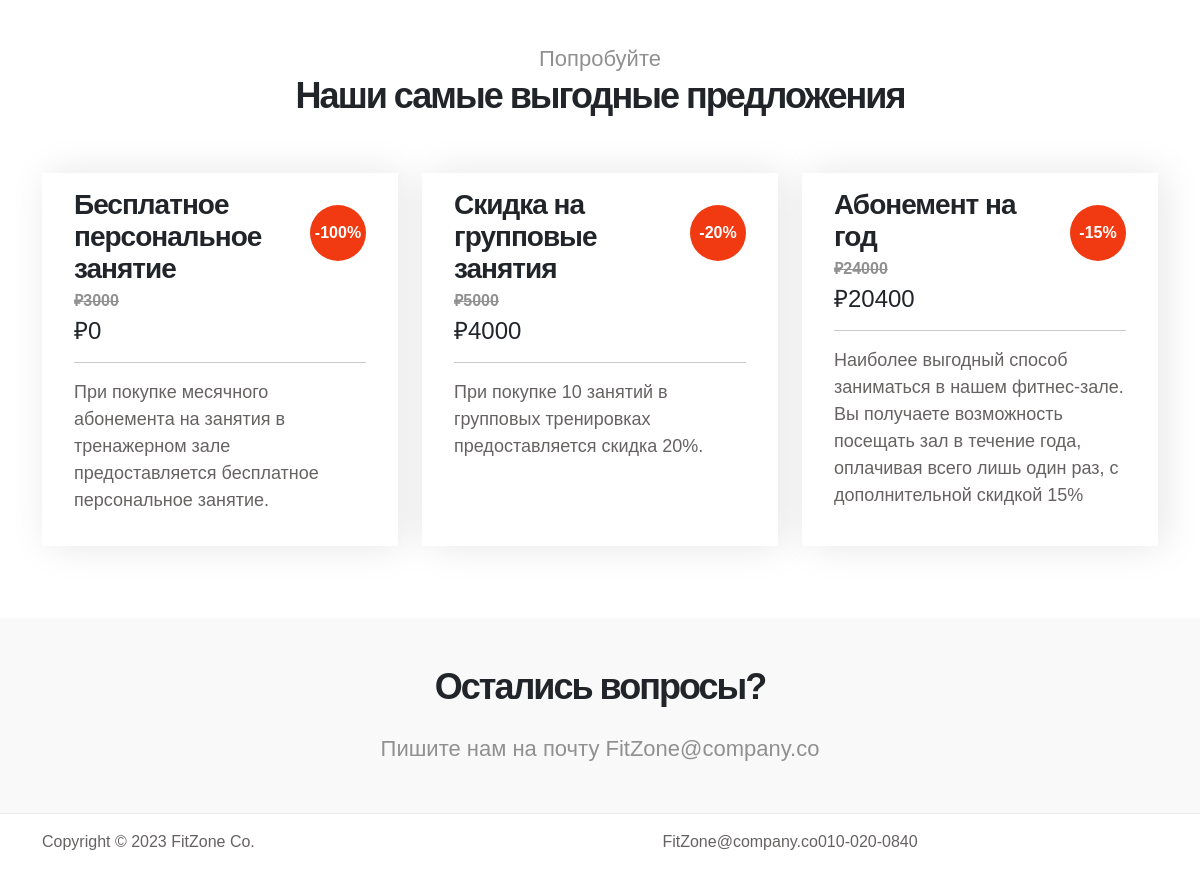
Before: / (lower part) with the older database file.
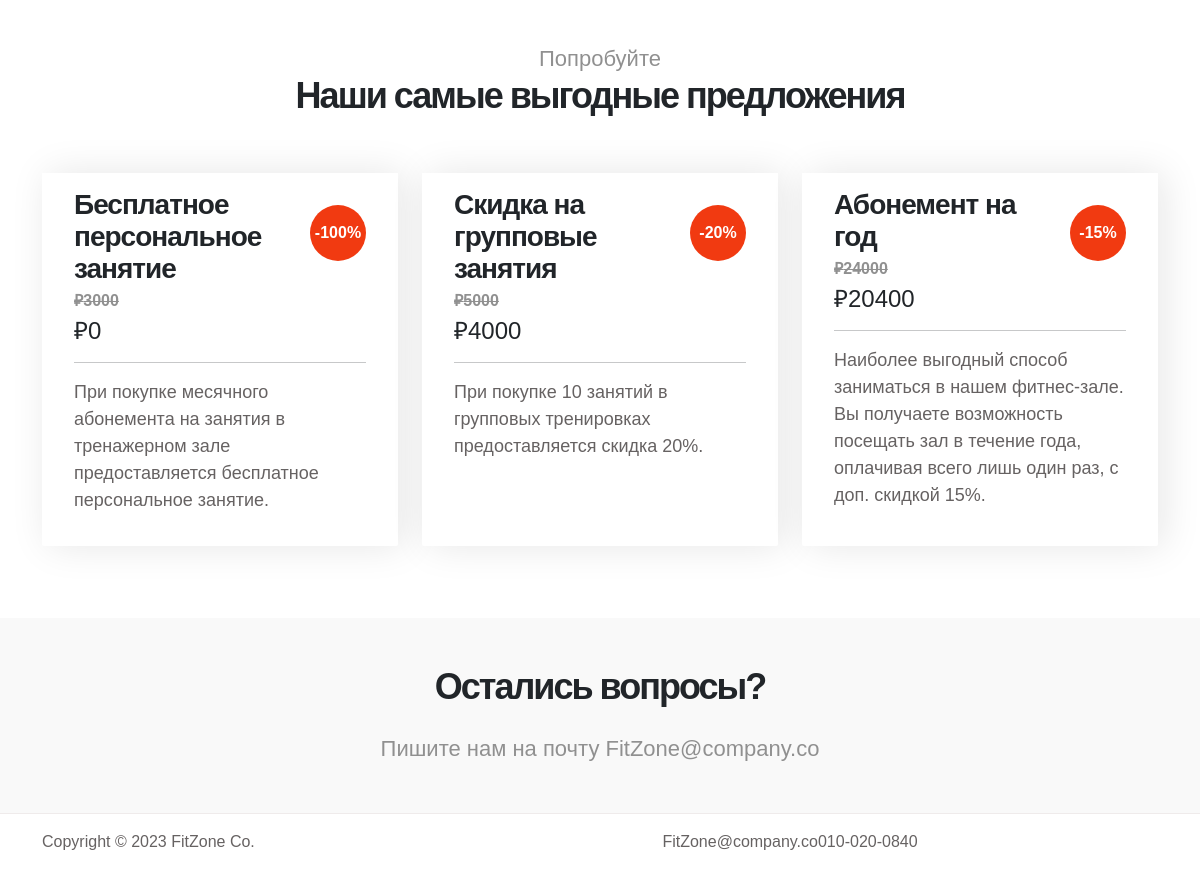
After: the same page with the newer database file.
### main/models.py (models this page shows, shortened)
class Offer(models.Model):
    title = models.CharField(max_length=255)
    description = models.TextField()
    price = models.DecimalField(max_digits=10, decimal_places=2)
    discount = models.DecimalField(max_digits=10, decimal_places=2)
    discount_price = models.DecimalField(max_digits=10, decimal_places=2)

### main/views.py (the view)
# urls.py: 2. Add a URL to urlpatterns:  path('', views.home, name='home')
def home(request):
    offers = Offer.objects.all()
    best_offers = sorted(offers, key=lambda x: x.discount, reverse=True)[:3]
    data = {
        'best_offers': best_offers
    }
    return render(request, 'main/home.html', data)

### main/templates/main/home.html (shortened to what this page needs)
{% extends 'main/layout.html' %}
{% load static %}
{% block content %}
    <section class="class section" id="services">
        <div class="container">
            <div class="row">
                <div class="col-lg-12 col-12 text-center mb-5">
                    <h6>Попробуйте</h6>
                    <h2>Наши самые выгодные предложения</h2>
                </div>
                {% for offer in best_offers %}
                    <div class="col-lg-4 col-md-6 mb-4">
                        <div class="class-info">
                            {% if offer.discount > 0 %}
                                <h3 class="mb-1">{{ offer.title }}</h3>
                                <span>
                                    <strong><del>₽{{ offer.price|floatformat }}</del></strong>
                                    <h4>₽{{ offer.discount_price|floatformat }}</h4>
                                </span>
                                <span class="class-price">-{{ offer.discount|floatformat }}%</span>
                            {% else %}
                                <h3 class="mb-2 full-w">{{ offer.title }}</h3>
                                <span><h4 class="mt-1">₽{{ offer.price|floatformat }}</h4></span>
                            {% endif %}
                            <hr>
                            <p class="mt-3">{{ offer.description }}</p>
                        </div>
                    </div>
                {% endfor %}
            </div>
        </div>
    </section>
    <section class="contact section">
        <div class="text-center">
            <h2 class="mb-4">Остались вопросы?</h2>
            <h6>Пишите нам на почту FitZone@company.co</h6>
        </div>
    </section>
{% endblock %}

Changed rows visible on the page:
changed Offer "Абонемент на год": description "…лишь один раз, с дополнительной скидкой 15%" → "…лишь один раз, с доп. скидкой 15%."
